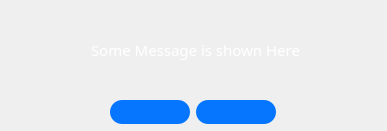
<?xml version="1.0" encoding="UTF-8"?>
<ui version="4.0">
 <class>YesNoDialog</class>
 <widget class="QWidget" name="YesNoDialog">
  <property name="geometry">
   <rect>
    <x>0</x>
    <y>0</y>
    <width>387</width>
    <height>131</height>
   </rect>
  </property>
  <property name="windowTitle">
   <string>Form</string>
  </property>
  <widget class="QWidget" name="centralwidget" native="true">
   <property name="geometry">
    <rect>
     <x>0</x>
     <y>0</y>
     <width>387</width>
     <height>131</height>
    </rect>
   </property>
   <widget class="QPushButton" name="yesButton">
    <property name="geometry">
     <rect>
      <x>110</x>
      <y>100</y>
      <width>80</width>
      <height>24</height>
     </rect>
    </property>
    <property name="font">
     <font>
      <family>Kohinoor Bangla</family>
      <pointsize>15</pointsize>
     </font>
    </property>
    <property name="styleSheet">
     <string notr="true">
QPushButton {
    border-radius: 12px;
	border-color: rgb(6, 118, 255);
	background-color: rgb(6, 118, 255);

	
	image: url(:/label/yesButton.svg);
	border:none;
}

QPushButton:hover {
    background-color: #7FB3D5; 
    border-style: outset; 
    border-width: 2px;

	
	image: url(:/label/yesButtonHover.svg);
	border:none;
}

QPushButton:pressed {
    background-color: #4E7CA8; 
    border-style: inset; 
    border-width: 2px;
	
	
	image: url(:/label/yesButtonPressed.svg);
	border:none;
}</string>
    </property>
    <property name="text">
     <string/>
    </property>
   </widget>
   <widget class="QPushButton" name="noButton">
    <property name="geometry">
     <rect>
      <x>196</x>
      <y>100</y>
      <width>80</width>
      <height>24</height>
     </rect>
    </property>
    <property name="font">
     <font>
      <family>Kohinoor Bangla</family>
      <pointsize>15</pointsize>
     </font>
    </property>
    <property name="styleSheet">
     <string notr="true">
QPushButton {
    border-radius: 12px;
	border-color: rgb(6, 118, 255);
	background-color: rgb(6, 118, 255);

	
	image: url(:/label/noButton.svg);
	border:none;
}

QPushButton:hover {
    background-color: #7FB3D5; 
    border-style: outset; 
    border-width: 2px;

	
	image: url(:/label/noButtonHover.svg);
	border:none;
}

QPushButton:pressed {
    background-color: #4E7CA8; 
    border-style: inset; 
    border-width: 2px;

	
	image: url(:/label/noButtonPressed.svg);
	border:none;
}</string>
    </property>
    <property name="text">
     <string/>
    </property>
   </widget>
   <widget class="QLabel" name="plainTextEdit">
    <property name="geometry">
     <rect>
      <x>10</x>
      <y>10</y>
      <width>371</width>
      <height>81</height>
     </rect>
    </property>
    <property name="sizePolicy">
     <sizepolicy hsizetype="Fixed" vsizetype="Fixed">
      <horstretch>0</horstretch>
      <verstretch>0</verstretch>
     </sizepolicy>
    </property>
    <property name="font">
     <font>
      <family>HoloLens MDL2 Assets</family>
      <pointsize>11</pointsize>
     </font>
    </property>
    <property name="styleSheet">
     <string notr="true">color:white</string>
    </property>
    <property name="frameShape">
     <enum>QFrame::NoFrame</enum>
    </property>
    <property name="text">
     <string>&lt;html&gt;&lt;head/&gt;&lt;body&gt;&lt;p&gt;Some Message is shown Here&lt;/p&gt;&lt;/body&gt;&lt;/html&gt;</string>
    </property>
    <property name="scaledContents">
     <bool>false</bool>
    </property>
    <property name="alignment">
     <set>Qt::AlignCenter</set>
    </property>
   </widget>
  </widget>
 </widget>
 <resources/>
 <connections/>
</ui>
